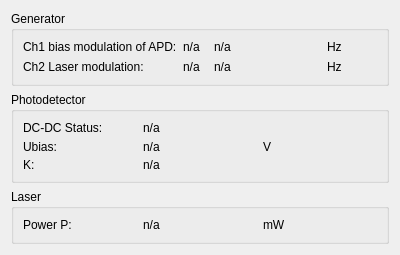
<?xml version="1.0" encoding="UTF-8"?>
<ui version="4.0">
 <class>StatusWindow</class>
 <widget class="QWidget" name="StatusWindow">
  <property name="geometry">
   <rect>
    <x>0</x>
    <y>0</y>
    <width>400</width>
    <height>255</height>
   </rect>
  </property>
  <property name="minimumSize">
   <size>
    <width>400</width>
    <height>250</height>
   </size>
  </property>
  <property name="maximumSize">
   <size>
    <width>400</width>
    <height>255</height>
   </size>
  </property>
  <property name="windowTitle">
   <string>Peripheral monitoring</string>
  </property>
  <layout class="QGridLayout" name="gridLayout_4">
   <item row="0" column="0">
    <widget class="QGroupBox" name="generatorGroup">
     <property name="title">
      <string>Generator</string>
     </property>
     <layout class="QGridLayout" name="gridLayout">
      <item row="1" column="0">
       <widget class="QLabel" name="label_2">
        <property name="text">
         <string>Ch2 Laser modulation:</string>
        </property>
       </widget>
      </item>
      <item row="0" column="3">
       <widget class="QLabel" name="label_6">
        <property name="maximumSize">
         <size>
          <width>50</width>
          <height>16777215</height>
         </size>
        </property>
        <property name="text">
         <string>Hz</string>
        </property>
       </widget>
      </item>
      <item row="0" column="2">
       <widget class="QLabel" name="ch1Label">
        <property name="text">
         <string>n/a</string>
        </property>
       </widget>
      </item>
      <item row="0" column="0">
       <widget class="QLabel" name="label">
        <property name="text">
         <string>Ch1 bias modulation of APD:</string>
        </property>
       </widget>
      </item>
      <item row="1" column="3">
       <widget class="QLabel" name="label_8">
        <property name="maximumSize">
         <size>
          <width>50</width>
          <height>16777215</height>
         </size>
        </property>
        <property name="text">
         <string>Hz</string>
        </property>
       </widget>
      </item>
      <item row="1" column="2">
       <widget class="QLabel" name="ch2Label">
        <property name="text">
         <string>n/a</string>
        </property>
       </widget>
      </item>
      <item row="0" column="1">
       <widget class="QLabel" name="ch1Status">
        <property name="maximumSize">
         <size>
          <width>25</width>
          <height>16777215</height>
         </size>
        </property>
        <property name="text">
         <string>n/a</string>
        </property>
       </widget>
      </item>
      <item row="1" column="1">
       <widget class="QLabel" name="ch2Status">
        <property name="maximumSize">
         <size>
          <width>25</width>
          <height>16777215</height>
         </size>
        </property>
        <property name="text">
         <string>n/a</string>
        </property>
       </widget>
      </item>
     </layout>
    </widget>
   </item>
   <item row="1" column="0">
    <widget class="QGroupBox" name="APDGroup">
     <property name="title">
      <string>Photodetector</string>
     </property>
     <layout class="QGridLayout" name="gridLayout_2">
      <item row="1" column="1">
       <widget class="QLabel" name="uBiasLabel">
        <property name="text">
         <string>n/a</string>
        </property>
       </widget>
      </item>
      <item row="2" column="1">
       <widget class="QLabel" name="kLabel">
        <property name="text">
         <string>n/a</string>
        </property>
       </widget>
      </item>
      <item row="1" column="2">
       <widget class="QLabel" name="label_5">
        <property name="text">
         <string>V</string>
        </property>
       </widget>
      </item>
      <item row="2" column="0">
       <widget class="QLabel" name="label_4">
        <property name="text">
         <string>K:</string>
        </property>
       </widget>
      </item>
      <item row="1" column="0">
       <widget class="QLabel" name="label_3">
        <property name="text">
         <string>Ubias:</string>
        </property>
       </widget>
      </item>
      <item row="0" column="0">
       <widget class="QLabel" name="label_10">
        <property name="text">
         <string>DC-DC Status:</string>
        </property>
       </widget>
      </item>
      <item row="0" column="1">
       <widget class="QLabel" name="dcdcStatus">
        <property name="text">
         <string>n/a</string>
        </property>
       </widget>
      </item>
     </layout>
    </widget>
   </item>
   <item row="2" column="0">
    <widget class="QGroupBox" name="laserGroup">
     <property name="title">
      <string>Laser</string>
     </property>
     <layout class="QGridLayout" name="gridLayout_3">
      <item row="0" column="0">
       <widget class="QLabel" name="label_7">
        <property name="text">
         <string>Power P:</string>
        </property>
       </widget>
      </item>
      <item row="0" column="1">
       <widget class="QLabel" name="laserPLable">
        <property name="text">
         <string>n/a</string>
        </property>
       </widget>
      </item>
      <item row="0" column="2">
       <widget class="QLabel" name="label_9">
        <property name="text">
         <string>mW</string>
        </property>
       </widget>
      </item>
     </layout>
    </widget>
   </item>
  </layout>
 </widget>
 <resources/>
 <connections/>
</ui>
